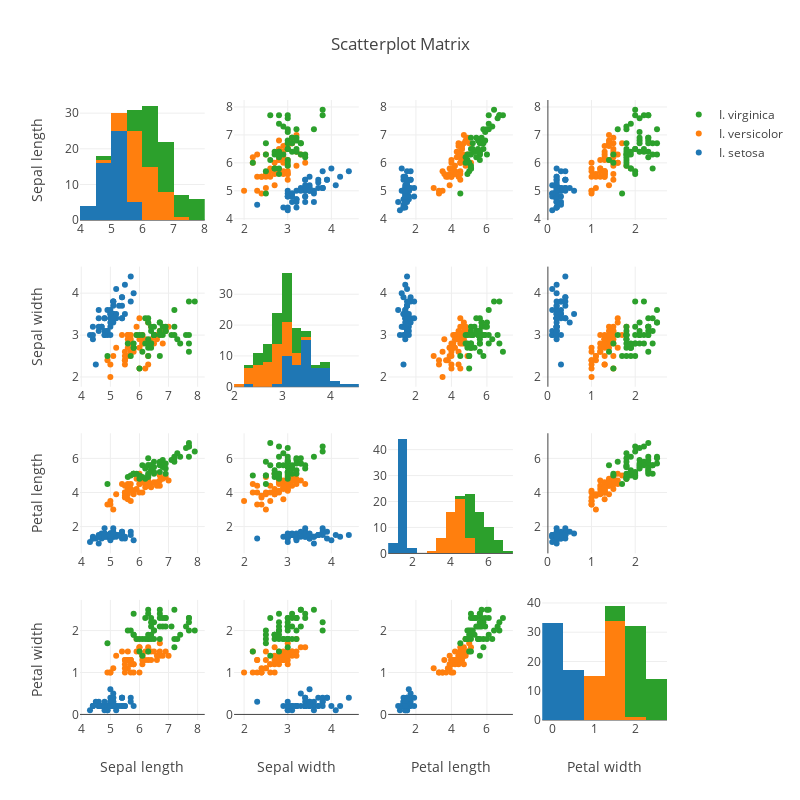

Notebook code for this chart:
### Markdown cell above
Make scatter plot showing the covariance of the variables. Check plotly's `create_scatterplotmatrix` function from the `figure_factory`. Your graph should look like this:

<img src="iris.png"></img>

### Code cell
import plotly.figure_factory as ff

# scatter plot matrtix
fig = ff.create_scatterplotmatrix(newTable, 
                                  diag='histogram',
                                  index='Species',
                                  colormap_type='cat',
                                  height=800, 
                                  width=800)

fig.update_layout(template='plotly_white',
                  title={'x':0.5}
                  )
fig.show()
